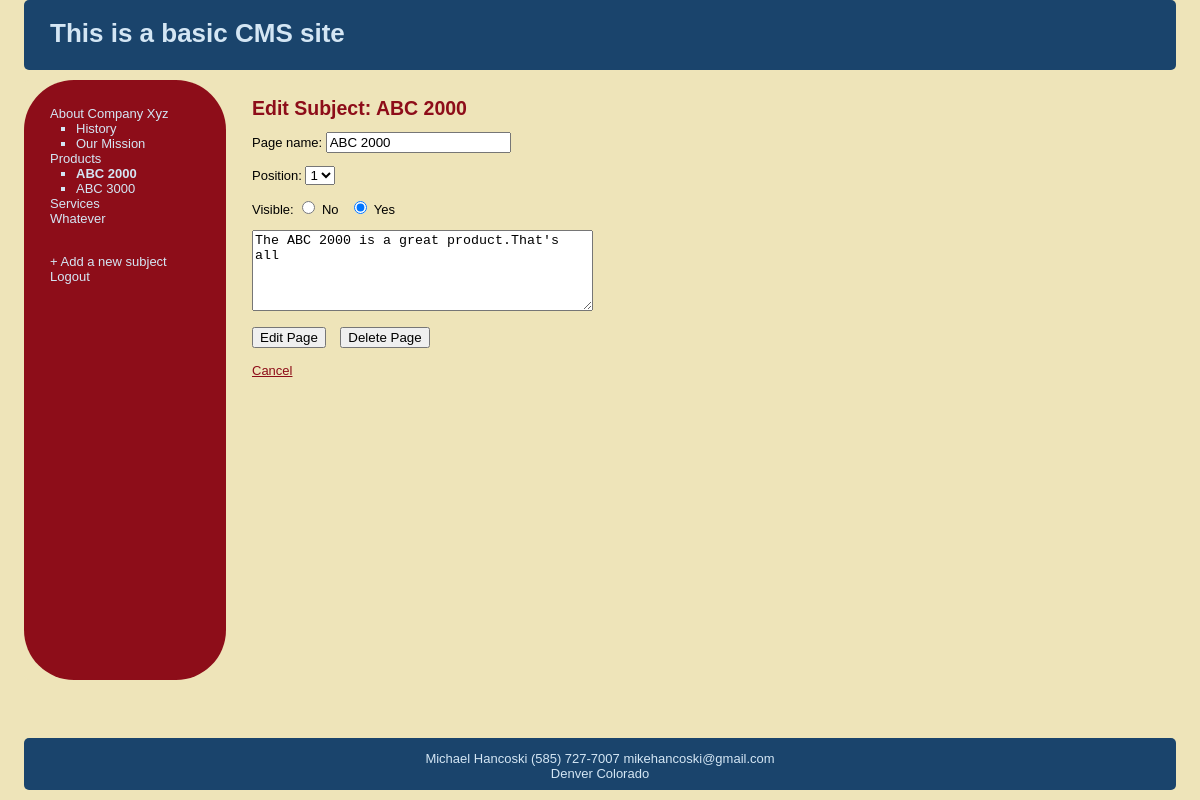
The page /CMSExample/edit_page.php?page=3 (signed in) on the database its author committed.
### tables this page shows
CREATE TABLE subjects (
id int(11) NOT NULL AUTO_INCREMENT,
menu_name varchar(30) NOT NULL,
position int(3) NOT NULL,
visible tinyint(1) NOT NULL,
PRIMARY KEY (id)
);

CREATE TABLE pages (
id int(11) NOT NULL AUTO_INCREMENT,
subject_id int(11) NOT NULL,
menu_name varchar(30) NOT NULL,
position int(3) NOT NULL,
visible tinyint(1) NOT NULL,
content TEXT NOT NULL,
PRIMARY KEY(id)

);

### CMSExample/edit_page.php (the view, shortened to what this page needs)
<?php
    require_once('includes/connection.php');
    require_once('includes/functions.php');
    find_selected_page();
    include('includes/header.php');
?>
        <table id="structure">
            <tr>
                <td id="navigation">
                <?php
                    echo navigation($sel_subject,$con_page);
                ?>
                </td>
                <td id="page">
                   <h2>Edit Subject: <?php echo $con_page['menu_name']; ?></h2>
                   <form action="edit_page.php?page=<?php echo urlencode($con_page['id']); ?>" method="post">
                    <p>Page name:
                        <input type="text" name="menu_name" value="<?php echo $con_page['menu_name'];?>" id="menu_name" />
                    </p>
                    <p>Position:
                    <select name="position">
                    <?php
                        $pages_set = get_pages_for_subject($con_page['subject_id']);
                        $pages_count = mysql_num_rows($pages_set);
                        for($count = 1; $count <= ($pages_count+1); $count++){
                            if($count == $con_page['position']){
                                $selected = 'selected="selected" ';
                            }else{
                                $selected = '';
                            }
                            echo '<option ' . $selected . ' value"' . $count . '">' . $count . '</option>';
                        }
                    ?>
                    </select>
                    </p>
                    <p>Visible:
                        <input type="radio" <?php if($con_page['visible'] == 0){echo 'checked=""'; } ?> name="visible" value="0" /> No
                        &nbsp;
                        <input type="radio" <?php if($con_page['visible'] == 1){echo 'checked=""'; } ?> name="visible" value="1" /> Yes
                    </p>
                    <p><textarea cols="40" rows="5" name="content"  id="content"><?php echo $con_page['content'] ?></textarea></p>
                    <input type="submit" name="submit" value="Edit Page" />
                    <input type="submit" name="submit" onclick="return confirm('Are you sure you want to delete <?php echo $con_page['menu_name'] ?>');" value="Delete Page" />
                   </form>
                   <br />
                   <a href="content.php">Cancel</a>
                </td>
            </tr>
        </table>
<?php
    require('includes/footer.php');
?>

### CMSExample/includes/functions.php (shortened to what this page needs)
<?php
function get_all_subjects($public = true){
    global $connection;
    $query = 'SELECT *
        FROM subjects ';
    $query .= 'ORDER BY position ASC';
    $subject_set = mysql_query($query, $connection);
    return $subject_set;
}
function get_pages_for_subject($subject_id, $public = true){
    global $connection;
    $query = 'SELECT *
        FROM pages ';
    $query .= 'WHERE subject_id = ' . $subject_id . ' ';
    if($public){
        $query .= 'AND visible = 1 ';
    }
    $query .= 'ORDER BY position ASC';
    $page_set = mysql_query($query, $connection);
    return $page_set;
}
function get_page_by_id($page_id){
    global $connection;
    $query = 'SELECT * ';
    $query .= 'FROM pages ';
    $query .= 'WHERE id=' . $page_id;
    $query .= ' LIMIT 1';
    $result_set = mysql_query($query,$connection);
    if($page = mysql_fetch_array($result_set)){
        return $page;
    }else{
        return NULL;
    }
}
function find_selected_page() {
    if(isset($_GET['subj']) && intval($_GET['subj'] != 0)){
        $sel_subject = get_subject_by_id($_GET['subj']);
        $con_page =get_default_page($sel_subject['id']);
    }elseif (isset($_GET['page']) && intval($_GET['page'] != 0)){
        $con_page = get_page_by_id($_GET['page']);
        $sel_subject = NULL;
    }else{
        $sel_subject = array('id'=>0,'menu_name'=>'Welcome');
        $con_page =array('id'=>0,'content'=>'CMS example site');
    }
}
function navigation($sel_subject,$con_page, $public = false){
    $output = '<ul class="subjects">';
    $subject_set = get_all_subjects($public = false);
    for($subject = mysql_fetch_array($subject_set); isset($subject[1]) != false; $subject = mysql_fetch_array($subject_set)){
        if($subject['id'] == $sel_subject['id']){
            $selected = ' class="selected"';
            }else{
                $selected = '';
            }
            $output .= '<li' . $selected .'><a href="edit_subject.php?subj='. urlencode($subject['id']) . '">' . $subject['menu_name'] . '</a></li>';
            $page_set = get_pages_for_subject($subject['id'], $public = false);
            $output .= '<ul class="pages">';
            for($page = mysql_fetch_array($page_set); isset($page[1]) != false; $page = mysql_fetch_array($page_set)){
                $output .= '<li';
                if($page['id'] == $con_page['id']){
                    $output .= ' class="selected"';
                }
                $output .= '><a href="content.php?page=' . urlencode($page['id']) .'">' . $page['menu_name'] . '</a></li>';
            }
            $output .= '</ul>';
        }
    $output .= '</ul>';
    $output .= ' <br />';
    $output .= '<a href="new_subject.php">+ Add a new subject</a>';
    $output .= ' <br />';
    $output .= '<a href="logout.php?logout=1">Logout</a>';
    return $output;
}
?>

### CMSExample/stylesheets/public.css (style rules this page uses)
html { height: 100%; width: 100%; }
body { width: 100%; height: 100%; margin: 0px; padding: 0px; border: 0px; font-family: Verdana, Arial, Helvetica, sans-serif; background: #EEE4B9; font-size: 13px; line-height: 15px; }
table, tr, td { border-collapse: collapse; vertical-align: top; font-size: 13px; line-height: 15px; }
a { color: #8D0D19; }
#structure { height: 600px; width: 100%; }
#navigation { border-radius: 50px; width: 150px; padding: 1em 2em; color: #D4E6F4; background: #8D0D19; }
#navigation a { color: #D4E6F4; text-decoration: none; }
ul.subjects { padding-left: 0; list-style: none; }
ul.pages { padding-left: 2em; list-style: square; }
.selected { font-weight: bold; }
#page { padding-left: 2em; vertical-align: top; background: #EEE4B9; }
#page h2 { color: #8D0D19; margin-top: 1em; }

### rows shown on the page
subjects: menu_name "About Company Xyz"
pages: menu_name "History"
pages: menu_name "Our Mission"
subjects: menu_name "Products"
pages: menu_name "ABC 2000", visible "☑", content "The ABC 2000 is a great product.That's all"
pages: menu_name "ABC 3000"
subjects: menu_name "Services"
subjects: menu_name "Whatever"

### other values the page prints
form field position "1"
